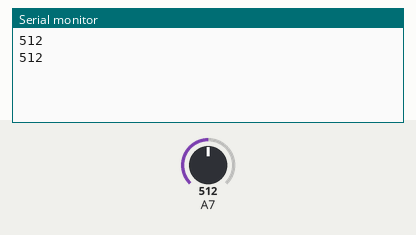
Simulated run of this sketch. Board: Arduino Mega 2560, built with avr-gcc and run on an emulated ATmega2560. On the bench: the last lines printed to the serial monitor. The test bench sets the inputs (shaded band); at power-on: A7 = 512.

Above: at 2.8 s.
2.9 s: A7 set to 716
At 4.7 s:
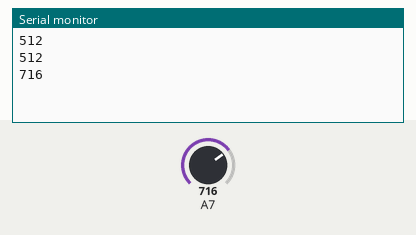
5.6 s: A7 set to 900
At 7.5 s:
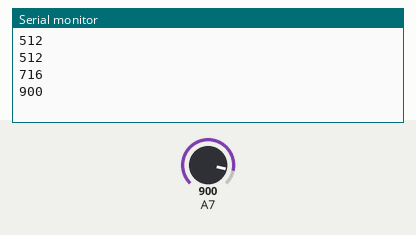
Timing chart, 0 to 9.0 s (numbered marks = the images above; inputs shaded):
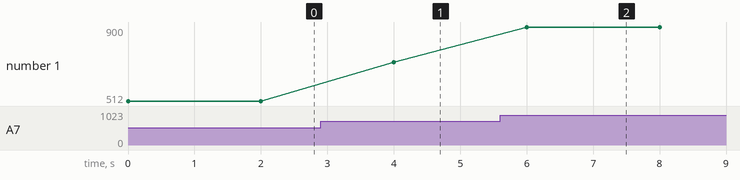

Measured:
- after the input at 2.9 s, the serial monitor: prints a new line after 1.1 s (image 1)
- after the input at 5.6 s, the serial monitor: prints a new line after 0.40 s (image 2)
- plotted number 1: 512 → 716 after the input at 2.9 s, 716 → 900 after the input at 5.6 s

The sketch:

sketch_Joy.ino
```cpp
int Joy;

void setup() {
  Joy = 0;
  Serial.begin(9600);
  pinMode(36,INPUT);
}
void loop() {
  Joy = analogRead(39);
  Serial.println(Joy);
  delay(2000);
}
```
